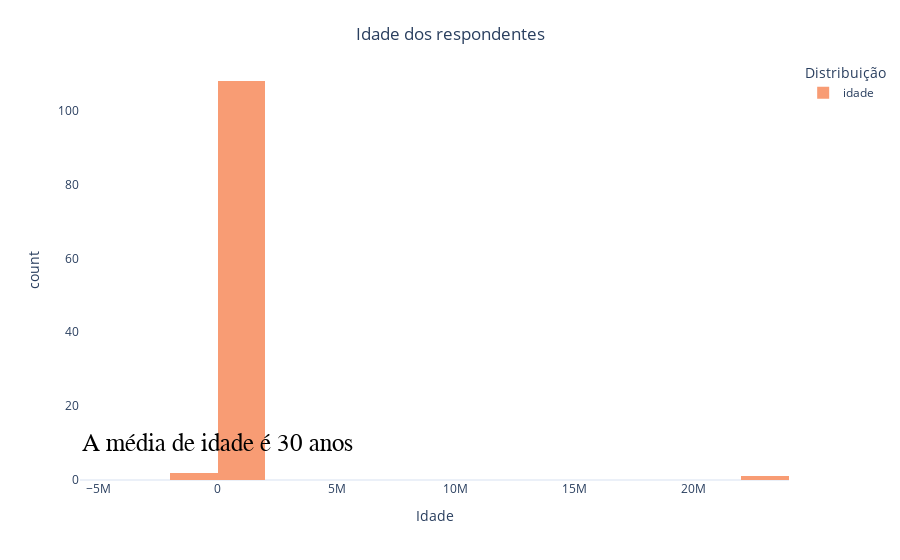

Here is the notebook cell this chart was saved with:
### Code cell
fig = dados['idade'].hist(nbins= 20, labels={'count': ' ',
                                'value': 'Idade',
                                 'variable': 'Distribuição'}, 
                          color_discrete_sequence=['rgb(248,156,116)'] ,
                          template='plotly_white')

fig.update_xaxes( showgrid=False, gridwidth=1, gridcolor='lightgray',
showline=False, linewidth=1, linecolor='black')
fig.update_yaxes(showgrid=False, gridwidth=1, gridcolor='lightgray',
showline=False, linewidth=1, linecolor='black')

fig.update_layout(title={
    'text' : 'Idade dos respondentes',
    'y': 0.95,
    'x': 0.5
})

fig.update_layout(annotations=[{
    'text':'A média de idade é 30 anos',
    'xref':'x', 
    'yref':'y', 
    'x':50, 
    'y':10,
    'showarrow':False,
    'ax': 0,
    'ay': -80,
    'font':dict(
            family="Nunito",
            size=25,
            color="black"
            )
}])

fig.show()

### Figure 1 — Plotly figure (JSON) as saved in the notebook; plotly's stock layout.template omitted (floating-point values rounded to 4 significant figures)
{"data": [{"alignmentgroup": "True", "bingroup": "x", "hovertemplate": "Distribuição=idade<br>Idade=%{x}<br>count=%{y}<extra></extra>", "legendgroup": "idade", "marker": {"color": "rgb(248,156,116)", "pattern": {"shape": ""}}, "name": "idade", "nbinsx": 20, "offsetgroup": "idade", "orientation": "v", "showlegend": true, "type": "histogram", "x": [44, 36, 38, 33, 23, 22021967, 40, 31, 29, 24, 34, 25, 31, 29, 18, 41, 37, 37, 24, 22, 37, 20, 21, 29, 49, 20, 21, 34, 24, 24, 20, 51, 24, 51, 33, 24, 21, 27, 37, 25, 47, 29, 29, 22, 25, 19, 19, 27, 23, 34, 21, 38, 32, -1, 45, 22, 27, 29, 21, 20, 26, 18, 28, 27, 34, 26, 34, 31, 23, 27, 23, 21, 36, 25, 29, 19, -1, 26, 45, 22, 25, 22, 32, 26, 23, 53, 19, 34, 27, 19, 45, 28, 24, 29, 41, 33, 40, 23, 38, 28, 54, 21, 22, 24, 30, 48, 32, 38, 23, 28, 36], "xaxis": "x", "yaxis": "y"}], "layout": {"annotations": [{"ax": 0, "ay": -80, "font": {"color": "black", "family": "Nunito", "size": 25}, "showarrow": false, "text": "A média de idade é 30 anos", "x": 50, "xref": "x", "y": 10, "yref": "y"}], "barmode": "relative", "legend": {"title": {"text": "Distribuição"}, "tracegroupgap": 0}, "margin": {"t": 60}, "title": {"text": "Idade dos respondentes", "x": 0.5, "y": 0.95}, "xaxis": {"anchor": "y", "domain": [0, 1], "gridcolor": "lightgray", "gridwidth": 1, "linecolor": "black", "linewidth": 1, "showgrid": false, "showline": false, "title": {"text": "Idade"}}, "yaxis": {"anchor": "x", "domain": [0, 1], "gridcolor": "lightgray", "gridwidth": 1, "linecolor": "black", "linewidth": 1, "showgrid": false, "showline": false, "title": {"text": "count"}}}}
